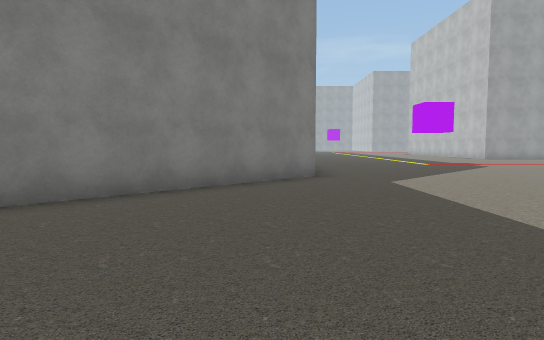
view 1 (above)

17 first-person views from a walk through a scene from a Unity 3-D project. The camera is 1.4 m above the floor, tilts 4° down and sees 75° across. The floor is counted in squares, 2 m on a side. Each view is taken from the middle of a square. On the plan, view 1 faces up. The plan holds only what a view shows up to about 11 squares ahead; the rest is blank. The place goes on beyond the plan. Some surface patterns are stand-ins.

view 2
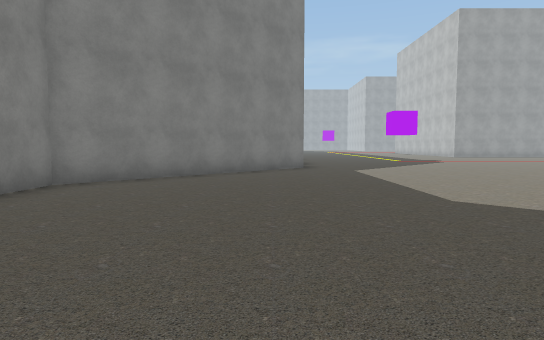

view 3
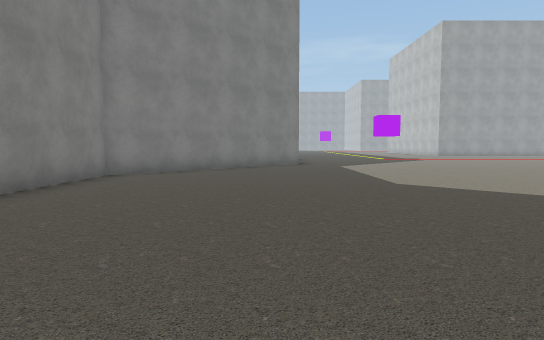

view 4
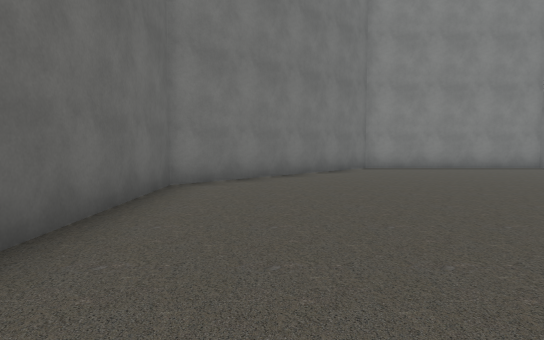

view 5
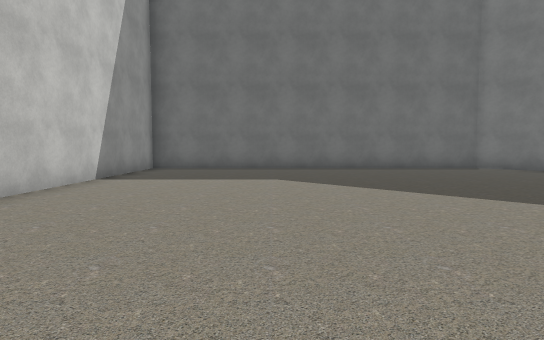

view 6
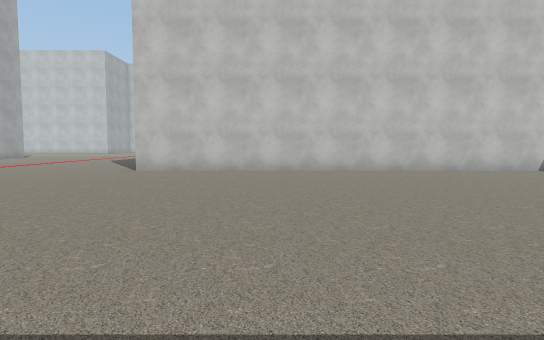

view 7
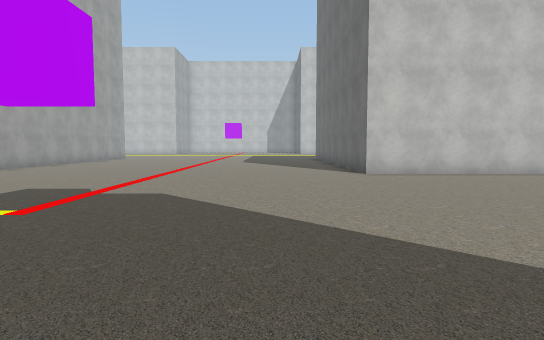

view 8
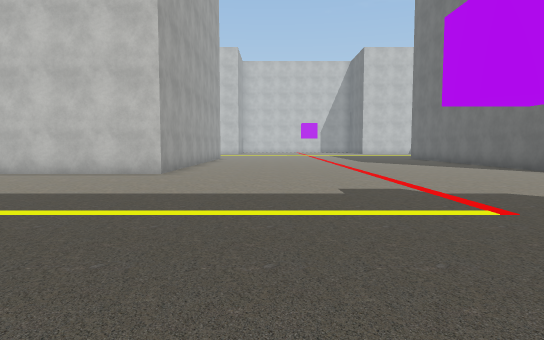

view 9
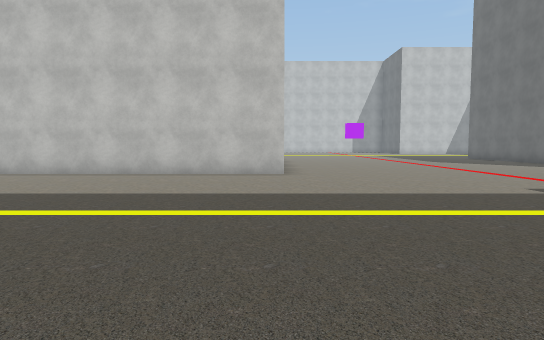

view 10
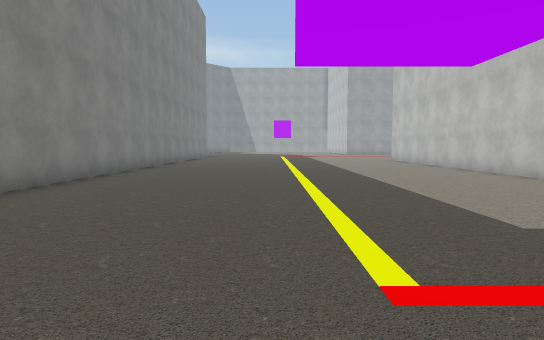

view 11
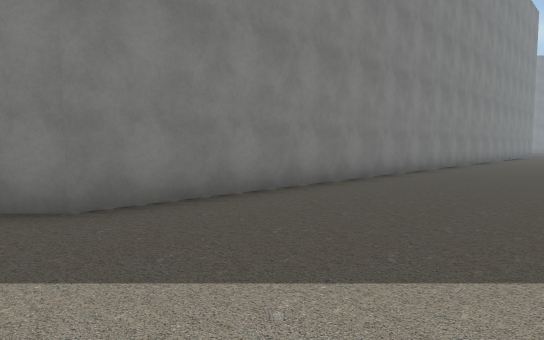

view 12
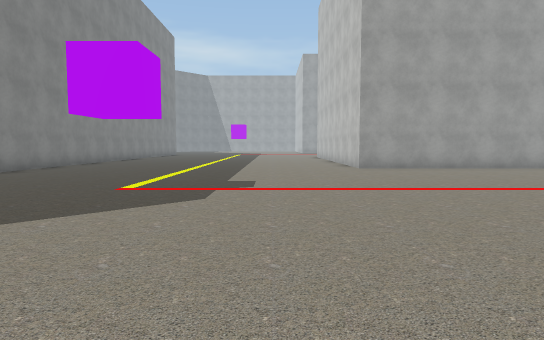

view 13
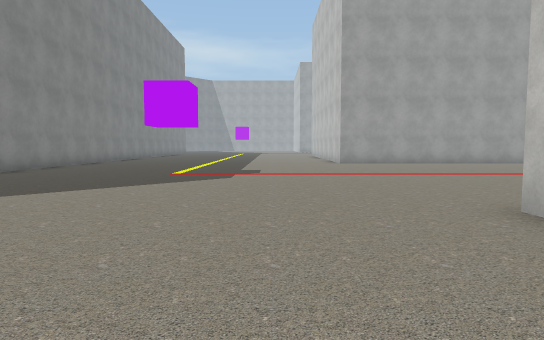

view 14
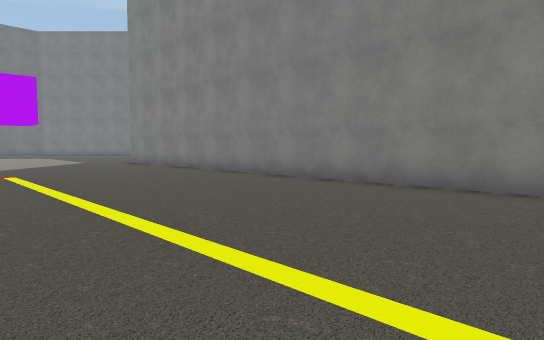

view 15
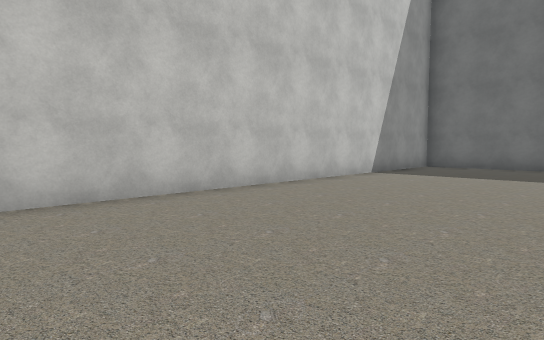

view 16
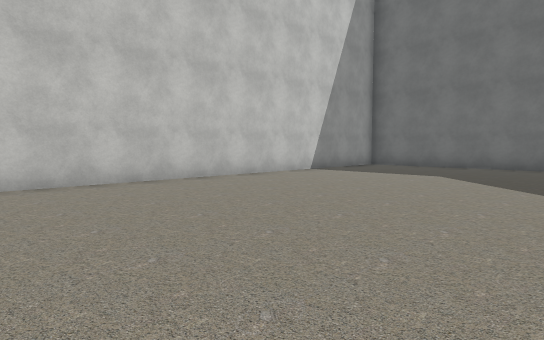

view 17
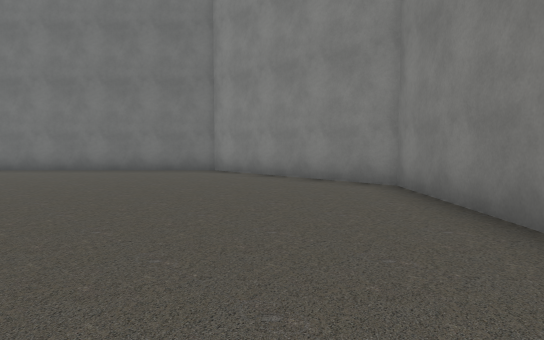

### Floor plan
Points are (right, up) in squares from view 1. A wall is a line through its corners. A room is listed if a view was taken in it or the views show most of it. See-through windows are left out.
Room 1 (views 1, 2, 3, 4, 5, 6, 7, 8, 9, 10, 11, 12, 13, 14, 15, 16, 17)
walls: (13.5, 17.7) (10.6, 17.7) (10.6, 22.5); (1, 22) (1, 8.1) (-3.9, 3.2) (-3.9, -2.1) (0.8, -6.8) (10.6, -6.8) (10.6, 7.7) (13.1, 7.7)

Where each view was taken, in squares from view 1:
view 1: 0 up, 0 right, facing up
view 2: 3 down, 0 right, facing up
view 3: 5 down, 0 right, facing up
view 4: 5 down, 7 right, facing left
view 5: 4 up, 7 right, facing down
view 6: 4 up, 1 right, facing right
view 7: 10 up, 2 right, facing right
view 8: 15 up, 2 right, facing right
view 9: 18 up, 2 right, facing right
view 10: 11 up, 5 right, facing up
view 11: 7 up, 5 right, facing up-left
view 12: 7 up, 8 right, facing up
view 13: 4 up, 8 right, facing up
view 14: 22 up, 7 right, facing down-left
view 15: 5 up, 6 right, facing down-right
view 16: 5 up, 4 right, facing down-right
view 17: 6 up, 2 right, facing down-left
